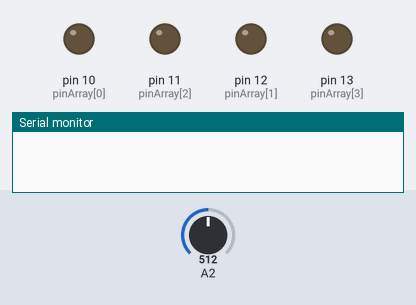
Bench run of a sketch on a simulated Arduino Uno, built with avr-gcc and run on an emulated ATmega328P. Parts: output pins drawn as LEDs (lit = HIGH), the last lines printed to the serial monitor. Dashed ring = blinking. The test bench sets the inputs (shaded band); at power-on: A2 = 512.

Above: at 1.2 s.
1.3 s: A2 set to 420
2.8 s: A2 set to 404
At 3.04 s:
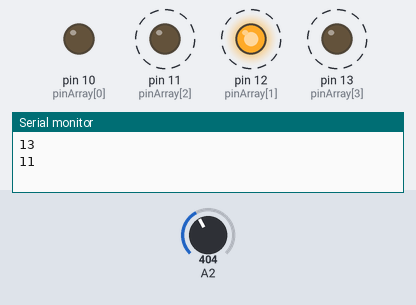
5.8 s: A2 set to 422
At 6.3 s:
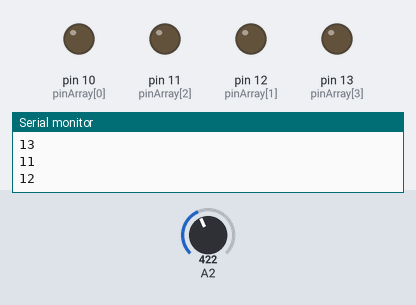
7.3 s: A2 set to 402
At 7.54 s:
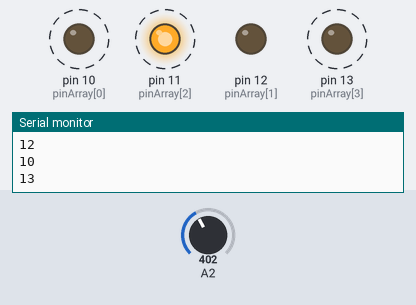
Timing chart, 0 to 11.3 s (numbered marks = the images above; inputs shaded):
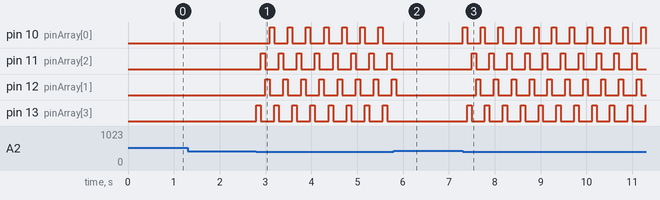

The sketch:

stepper_knob_velocity.ino
```cpp
// (licence header left out)
int pinArray[] = {10,12,11,13};
int pinIndex = 0;
int pulseTime = 10;//ms
int knob = 512;
int x = 512;

int maxTime = 100;
int minTime = 10;

void setup() {
  Serial.begin(115200);
  pinMode(pinArray[0],OUTPUT);
  pinMode(pinArray[1],OUTPUT);
  pinMode(pinArray[2],OUTPUT);
  pinMode(pinArray[3],OUTPUT);
  digitalWrite(pinArray[0],LOW);
  digitalWrite(pinArray[1],LOW);
  digitalWrite(pinArray[2],LOW);
  digitalWrite(pinArray[3],LOW);
  knob = analogRead(A2);
}

void loop() {
  knob = analogRead(A2);
  if(knob > 612){
     pulseTime = maxTime - (maxTime - minTime)*(knob - 612.0)/412.0;
     x++;
     digitalWrite(pinArray[x%4],HIGH);
     delay(pulseTime);
     digitalWrite(pinArray[x%4],LOW);
     Serial.println(pinArray[x%4]);

  }
  if(knob < 412){
     pulseTime = maxTime - (maxTime - minTime)*(412.0 - knob)/412.0;
     x--;
     digitalWrite(pinArray[x%4],HIGH);
     delay(pulseTime);
     digitalWrite(pinArray[x%4],LOW);
     Serial.println(pinArray[x%4]);
  }

  if(x > 1024){
    x = 0;
  }
  if(x < -1024){
    x = 0;
  }
}
```

Measured:
- the behaviour switches between 412 and 411 on A2 (found by bisection; images 0 and 1)
- after the input at 1.3 s, every drawn part: stays the same
- after the input at 2.8 s, pin 10 (pinArray[0]): alternates HIGH for 0.10 s and LOW for 0.30 s, starting after 0.30 s; pin 11 (pinArray[2]): alternates HIGH for 0.10 s and LOW for 0.30 s, starting after 0.10 s
- after the input at 5.8 s, pin 10 (pinArray[0]), pin 11 (pinArray[2]), pin 13 (pinArray[3]): stops changing and stays LOW; pin 12 (pinArray[1]): goes on until 5.8 s, then stays LOW
- after the input at 7.3 s, pin 10 (pinArray[0]): alternates HIGH for 0.10 s and LOW for 0.29 s, starting at once; pin 11 (pinArray[2]): alternates HIGH for 0.10 s and LOW for 0.29 s, starting after 0.19 s
